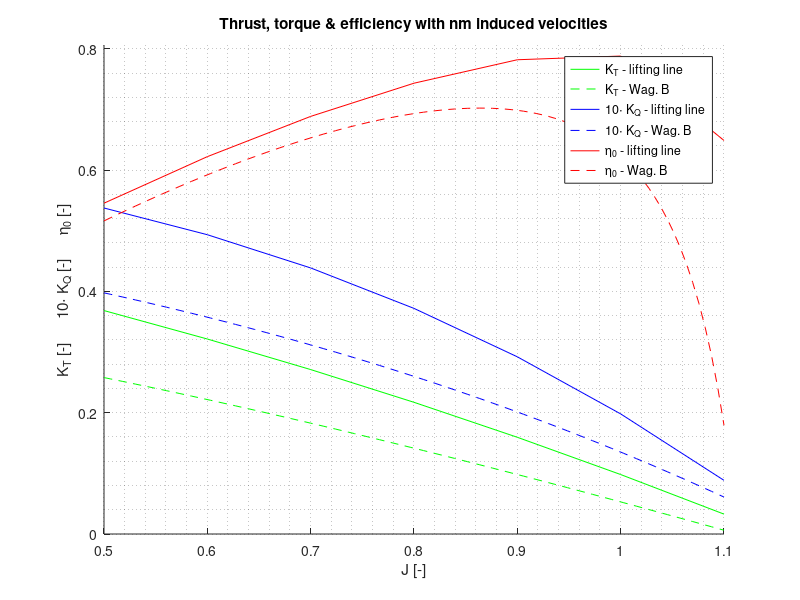

MATLAB code to generate this figure:
%%%%%%%%%%%%%%%%%%%%%%%%%%%%%%%%%%%%%%%%%%%%%%%%%%%%%%%%%%%%%%%%%%%%%%%%%%%
%------------- Lifting line model with induced velocities -----------------
%%%%%%%%%%%%%%%%%%%%%%%%%%%%%%%%%%%%%%%%%%%%%%%%%%%%%%%%%%%%%%%%%%%%%%%%%%%

clear all
close all
clc

load LiftRadius.mat
wagB=dlmread('wagB.txt'); % J, KT, KQ, eta
geometry= dlmread('Geometry.txt'); % r/R, chord/D, t/D, P/D

itermax=1000;
tol=10E-6;

Re=2.4E6;
x0=0.7;
cx0=0.225; % from geometry file
nu=1.19E-6; % from mechanical properties of water
rho=1025;

D=1;
PdivD=1;
AEA0=0.4;
Z=4;
k=200;
damp=0.05;

h= (1-0.167)/(k-1);
x=0.167:h:1; % x=r/R
r=x*D/2;
phi=atan(PdivD*D./(2*pi*r)); 

chord = interp1(geometry(:,1),geometry(:,2),x,'pchip');
thickness = interp1(geometry(:,1),geometry(:,3),x,'pchip');

J=[0.5 0.6 0.7 0.8 0.9 1.0 1.1];

V= Re*nu/cx0 * 1./sqrt(1+(x0*pi./J).^2);
n= V./(J*D);

C_F = 0.075/(log10(Re)-2)^2; % from ITTC 57'
C_D = 2*C_F*(1+2*thickness./(chord*Z));

C_Lc = interp1(LiftRadius(:,1),LiftRadius(:,2),x,'pchip');

% guess circulation
gamma=zeros(length(J),length(x));
U_A=gamma; U_T=gamma; alpha=gamma; Vinf=gamma; C_L=gamma; dTi=gamma;
dQi=gamma; dL=gamma; dT=gamma; dTd=gamma; dKd=gamma; dQ=gamma; dLi=gamma;
dQd=gamma; gamma_new=gamma; gamma_input=gamma; beta_i=gamma;
twonorm=zeros(1,itermax);

span=D/2*(1-0.167);
gamma_0=10;
y=-span/2:h*D/2:span/2;
gamma_init=gamma_0*sqrt( 1-( y/(span/2) ).^2 );
for i=1:length(J)
    gamma(i,:)=gamma_init;
end

for iter=1:itermax
    for i=1:length(J)
        U_T(i,:)=gamma(i,:)./(2*pi*r);
        for j=1:length(x)
            a=0.5; b=V(i); c=-U_T(i,j).*(2*pi.*x(j)*(D/2)*n(i)-U_T(i,j)/2);
            U_A(i,j)= (-b+sqrt(b^2-4*a*c))/(2*a);
        end
        beta_i(i,2:end-1)=atan(U_T(i,2:end-1)./U_A(i,2:end-1));
        alpha(i,2:end-1) = phi(2:end-1)-beta_i(i,2:end-1);
        C_L(i,:) = C_Lc + 2*pi*alpha(i,:);
        %Vinf(i,:)= sqrt( (2*pi*r*n(i)).^2 + V(i).^2 );
        Vinf(i,:)=sqrt( ( V(i)+0.5*U_A(i,:) ).^2+...
            ( 2*pi*r*n(i)-0.5*U_T(i,:) ).^2);
        gamma_new(i,:)=0.5*Vinf(i,:)*Z.*chord.*C_L(i,:);
        gamma_input(i,:)=gamma(i,:)+damp*(gamma_new(i,:)-gamma(i,:));
    end
    twonorm(iter)= (sum(sum(abs(gamma_input.^2-gamma.^2))))^0.5;
    gamma=gamma_input;
    twonorm(iter)/twonorm(1)
    if twonorm(iter)/twonorm(1)<tol
        fprintf('Convergence criterion met after %d iterations. \n',iter);
        break
    end
end

beta_i=zeros(length(J),length(x));
for i =1:length(J)
dTi(i,:)=rho*gamma(i,:).*(2*pi*r*n(i)-U_T(i,:)/2);
dQi(i,:)=rho*gamma(i,:).*(V(i)+U_A(i,:)/2).*r;
dLi(i,:)=sqrt(dTi(i,:).^2+dQi(i,:).^2/(r.^2));

beta_i(i,:)=atan( (V(i)+0.5*U_A(i,:))/(2*pi.*r*n(i)-0.5*U_T(i,:)) );
dTd(i,:)=0.5*rho*Vinf(i,:).^2.*chord*C_D(i)*Z.*sin(beta_i(i,:));
dQd(i,:)=0.5*rho*Vinf(i,:).^2.*chord*C_D(i)*Z.*r.*cos(beta_i(i,:));

dT(i,:)=dTi(i,:)-dTd(i,:);
dQ(i,:)=dQi(i,:)+dQd(i,:);
end

dT(:,end)=0;
dQ(:,end)=0;

T=trapz(r,dT,2);
Q=trapz(r,dQ,2);

K_T= T'./(rho*n.^2*D^4);
K_Q= Q'./(rho*n.^2*D^5);

eta0=J/(2*pi) .* K_T./K_Q;

% Make gamma-dist file for task 4
gamma_dist(:,1)=x';
gamma_dist(:,2:length(J)+1)=gamma';
save('gamma_dist','gamma_dist')

figure(1)
hold on
grid minor
title('Thrust, torque & efficiency with nm induced velocities')
xlim([J(1) J(end)])
ylim([0 max(10*K_Q)*1.5])
xlabel('J [-]')
ylabel('K_T [-]      10\cdot K_Q [-]      \eta_0 [-]')

plot(J,K_T,'g',wagB(:,1),wagB(:,2),'g--')
plot(J,10*K_Q,'b',wagB(:,1),10*wagB(:,3),'b--')
plot(J,eta0,'r',wagB(:,1),wagB(:,4),'r--')
legend('K_T - lifting line','K_T - Wag. B','10\cdot K_Q - lifting line '...
    ,'10\cdot K_Q - Wag. B','\eta_0 - lifting line','\eta_0 - Wag. B')
